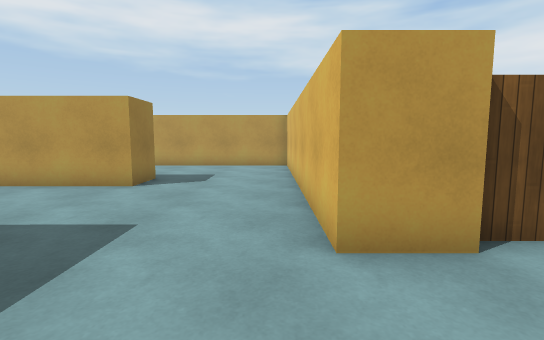
[1] (above)

18 first-person views from a walk through a 3-D level made in the Unity game engine. The camera is 1.2 m above the floor, tilts 6° down and sees 85° across. The floor is counted in squares, 1 m on a side. Each view is taken from the middle of a square. On the plan, view 1 faces up. The plan holds only what a view shows up to about 13 squares ahead; the rest is blank. The player character is not drawn. Door leaves are left out, so doorways stand open. Surface patterns are stand-ins for the level's own textures.

[2]
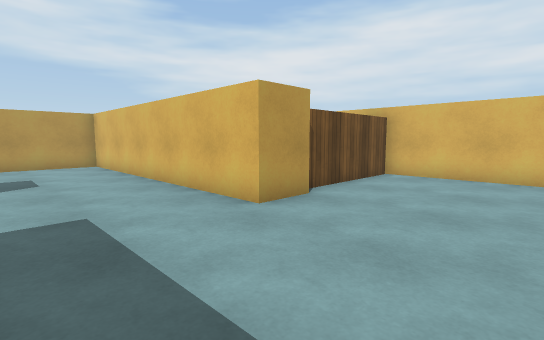

[3]
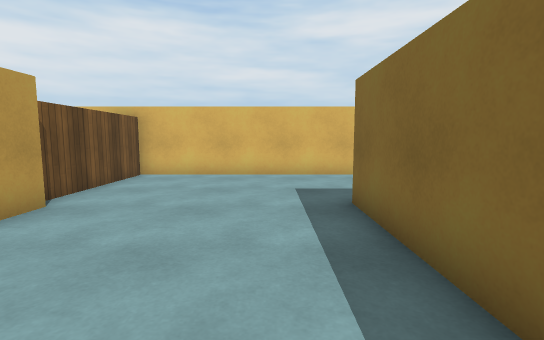

[4]
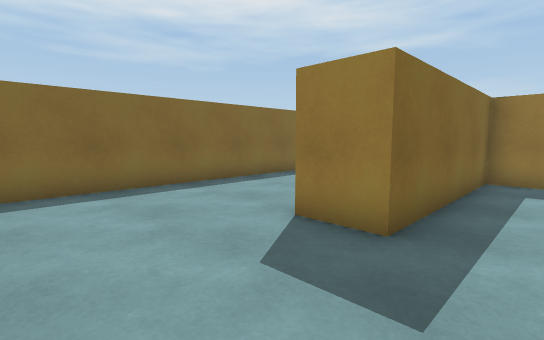

[5]
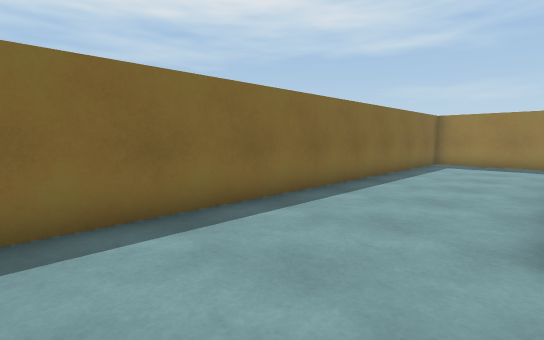

[6]
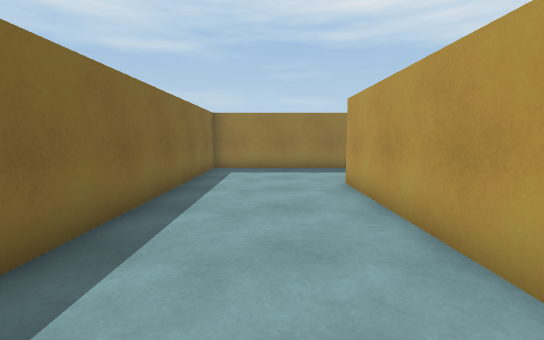

[7]
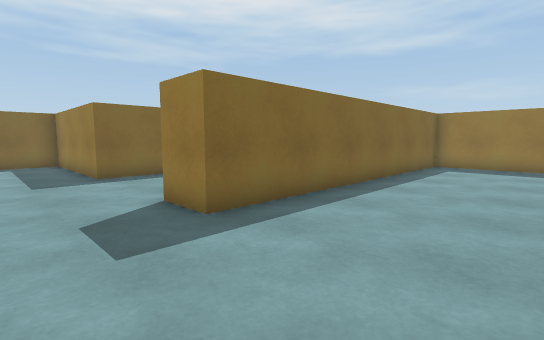

[8]
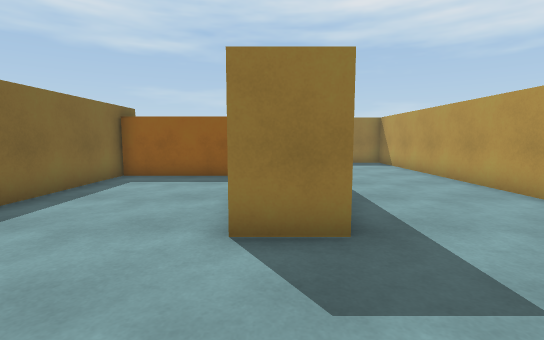

[9]
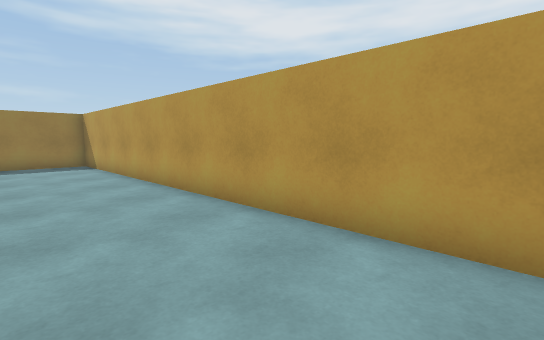

[10]
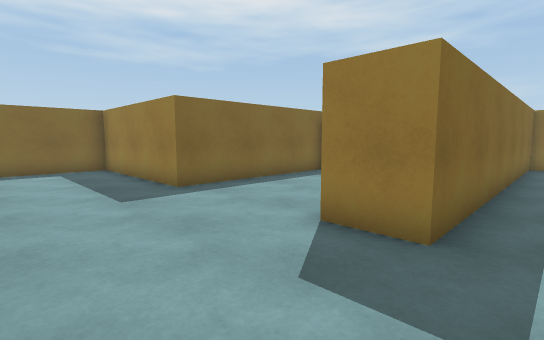

[11]
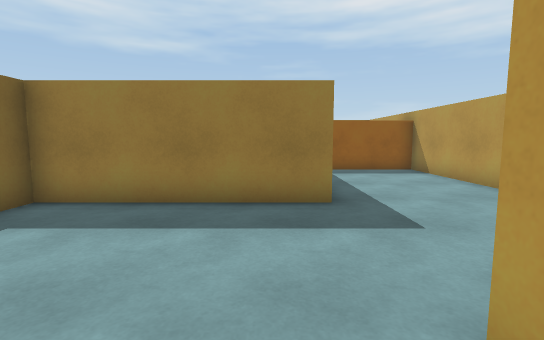

[12]
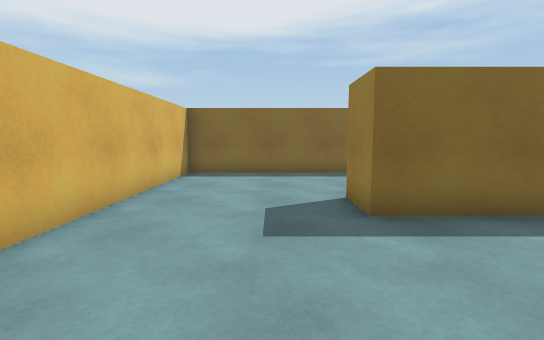

[13]
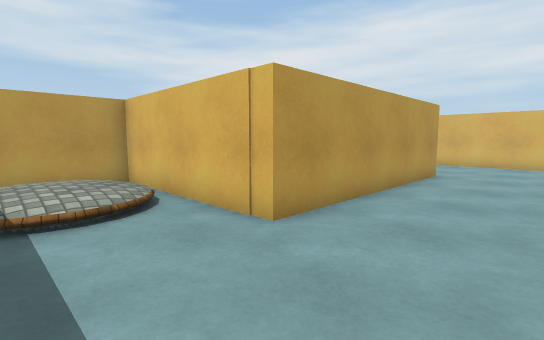

[14]
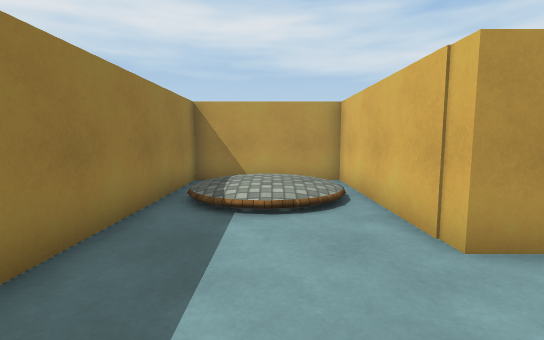

[15]
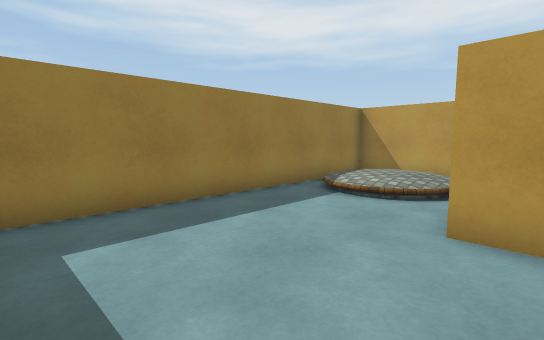

[16]
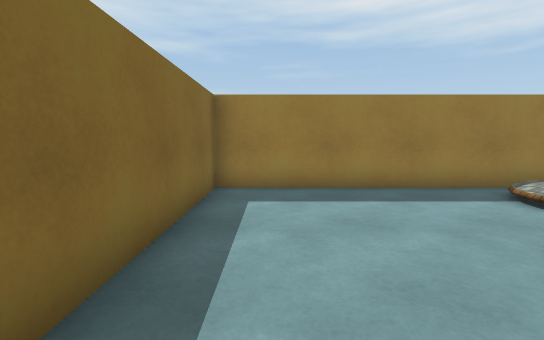

[17]
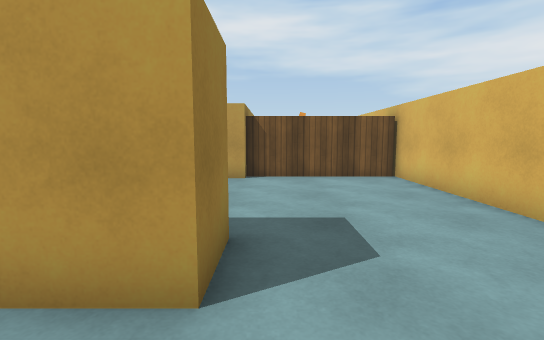

[18]
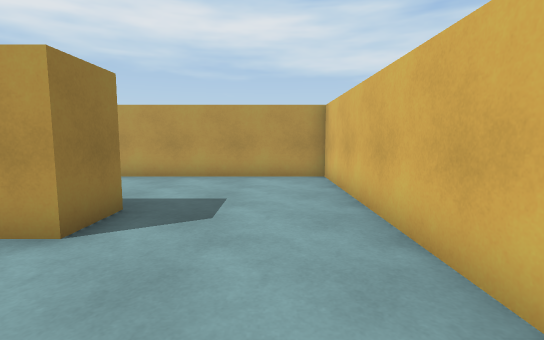

### Floor plan
Key: @ floor where view 1 was taken; # wall or solid block; . main floor; : floor 0.25 m higher than the main floor; + floor 0.5 m higher than the main floor; / step, stairs or slope; D open door.
Columns run from 15 left of view 1 to 7 right of it. Each row starts with its distance up from view 1.
 14 #################
 13 #...............#
 12 #...............#
 11 #...............#
 10 #...............#
  9 ############....#
  8      #######....#
  7      #....DD....#
  6      #....DD....#
  5      #....DD....#
  4      #....DD....#######
  3      #######....##....#
  2       ######..........#
  1       #   ##..........#
  0       #/+:##...@......#
 -1       #:+:##..........#
 -2       #::/##..........#
 -3       #...########....#
 -4       #...########....#
 -5       #...............#
 -6       #...............#
 -7       #...............#
 -8       #...............#
 -9       #################

Positions as (right, up) in squares from view 1, and headings:
1: (0, 0), facing up
2: (-3, -1), facing up-right
3: (-3, -1), facing right
4: (6, -1), facing down-left
5: (6, -4), facing down-left
6: (3, -6), facing left
7: (-1, 13), facing down-left
8: (0, 8), facing left
9: (0, 10), facing up-left
10: (0, 10), facing down-left
11: (2, 2), facing left
12: (4, 2), facing down
13: (-8, -7), facing up-right
14: (-7, -7), facing up
15: (-4, -8), facing up-left
16: (-2, -7), facing left
17: (3, -6), facing up
18: (-1, 4), facing up
